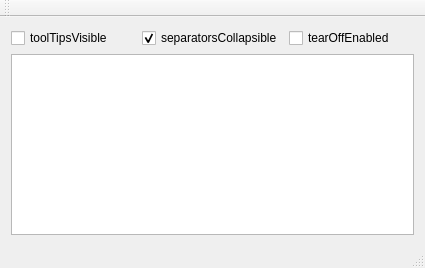
<?xml version="1.0" encoding="UTF-8"?>
<ui version="4.0">
 <class>MenuClass</class>
 <widget class="QMainWindow" name="MenuClass">
  <property name="geometry">
   <rect>
    <x>0</x>
    <y>0</y>
    <width>425</width>
    <height>268</height>
   </rect>
  </property>
  <property name="windowTitle">
   <string>MenuClass</string>
  </property>
  <widget class="QWidget" name="centralWidget">
   <layout class="QVBoxLayout" name="verticalLayout">
    <item>
     <layout class="QHBoxLayout" name="horizontalLayout">
      <item>
       <widget class="QCheckBox" name="checkBox_tips">
        <property name="text">
         <string>toolTipsVisible</string>
        </property>
       </widget>
      </item>
      <item>
       <widget class="QCheckBox" name="checkBox_separtors">
        <property name="text">
         <string>separatorsCollapsible</string>
        </property>
        <property name="checked">
         <bool>true</bool>
        </property>
       </widget>
      </item>
      <item>
       <widget class="QCheckBox" name="checkBox_tear">
        <property name="text">
         <string>tearOffEnabled</string>
        </property>
       </widget>
      </item>
     </layout>
    </item>
    <item>
     <widget class="QTextEdit" name="textEdit"/>
    </item>
   </layout>
  </widget>
  <widget class="QMenuBar" name="menuBar">
   <property name="geometry">
    <rect>
     <x>0</x>
     <y>0</y>
     <width>425</width>
     <height>23</height>
    </rect>
   </property>
  </widget>
  <widget class="QToolBar" name="mainToolBar">
   <attribute name="toolBarArea">
    <enum>TopToolBarArea</enum>
   </attribute>
   <attribute name="toolBarBreak">
    <bool>false</bool>
   </attribute>
  </widget>
  <widget class="QStatusBar" name="statusBar"/>
 </widget>
 <layoutdefault spacing="6" margin="11"/>
 <resources/>
 <connections/>
</ui>
